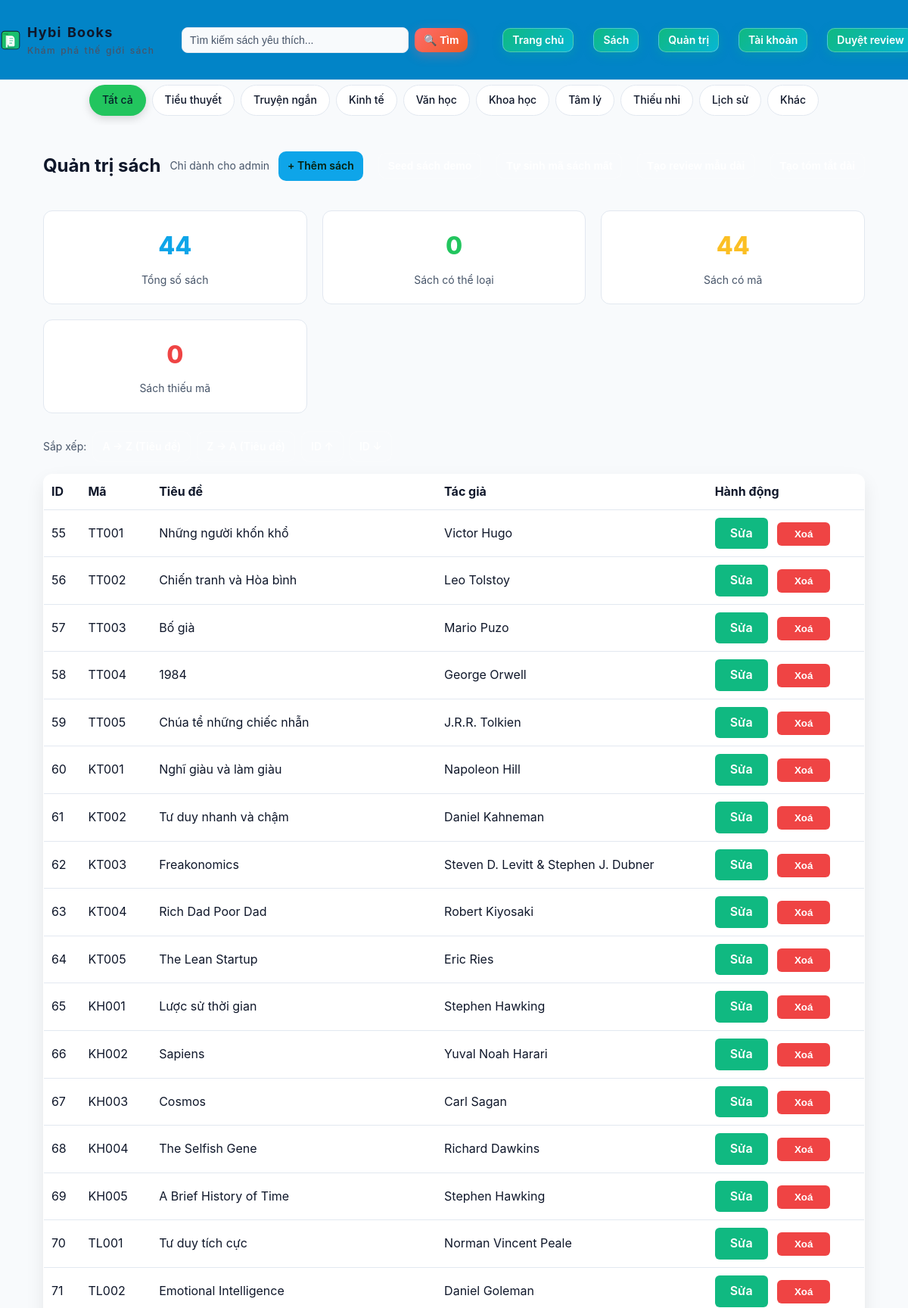
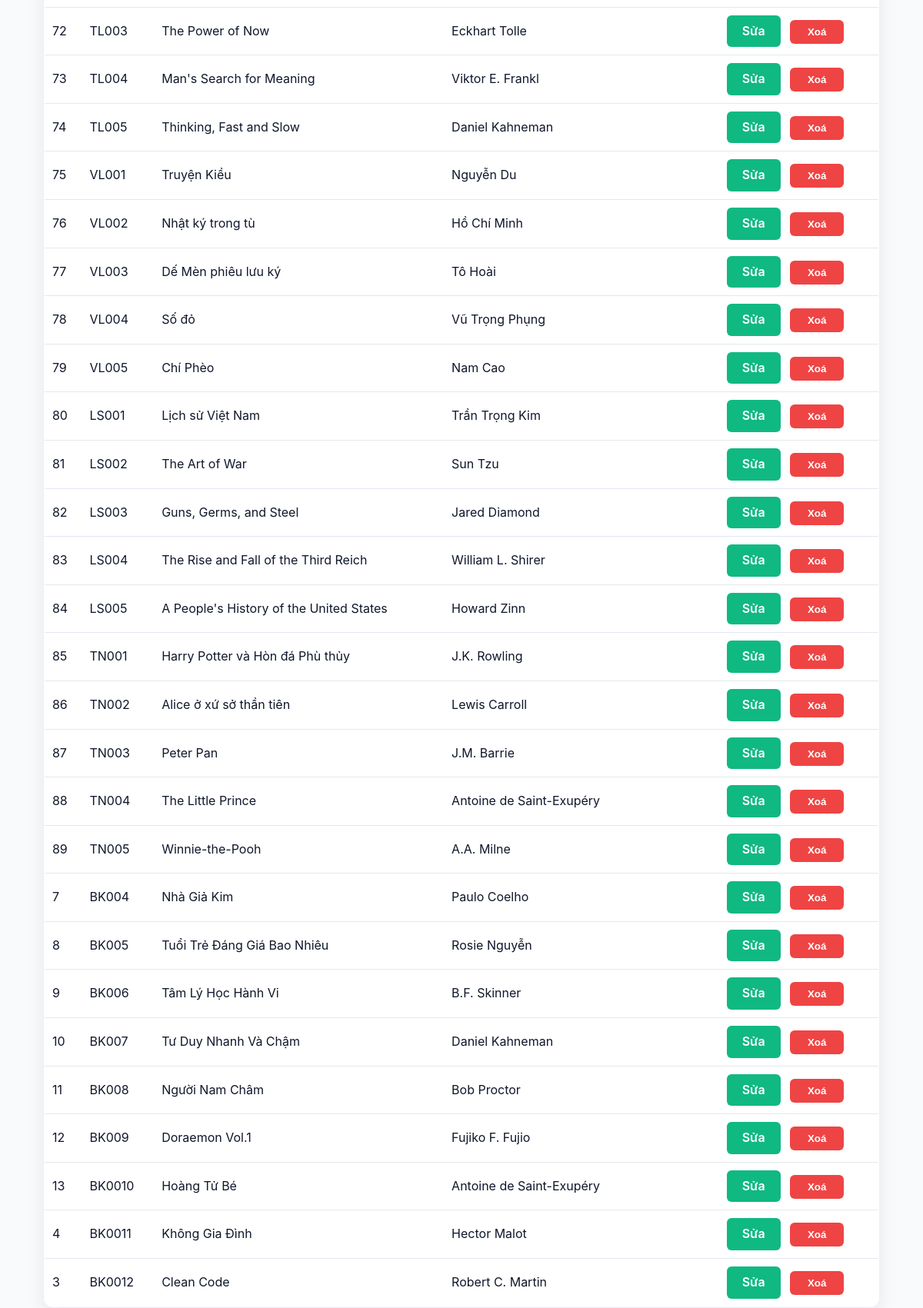
Screenshot of /admin/books (signed in, upper part) with the database file from the repository (2 pictures, top to bottom).
### tables this page shows
CREATE TABLE books (
    id INTEGER PRIMARY KEY AUTOINCREMENT,
    title TEXT NOT NULL,
    author TEXT NOT NULL,
    cover_url TEXT,
    description TEXT,
    created_at DATETIME DEFAULT CURRENT_TIMESTAMP
, genre TEXT, publisher TEXT, num_pages INTEGER, book_code TEXT, category_id INTEGER REFERENCES categories(id));

### app.py (the view)
    @app.route("/admin/books")
    @admin_required
    def admin_books():
        db = get_db()
        sort = (request.args.get("sort") or "").strip()
        if sort == "title_asc":
            order_sql = " ORDER BY title COLLATE NOCASE ASC"
        elif sort == "title_desc":
            order_sql = " ORDER BY title COLLATE NOCASE DESC"
        elif sort == "id_asc":
            order_sql = " ORDER BY id ASC"
        elif sort == "id_desc":
            order_sql = " ORDER BY id DESC"
        else:
            order_sql = " ORDER BY created_at DESC"
        books = db.execute(
            "SELECT id, title, author, cover_url, description, book_code FROM books" + order_sql
        ).fetchall()
        return render_template("admin_books.html", books=books)

### templates/admin_books.html (shortened to what this page needs)
{% extends 'base.html' %}
{% block content %}
<div class="admin-header">
  <h2>Quản trị sách</h2>
  <p class="muted">Chỉ dành cho admin</p>
    <a class="btn" href="{{ url_for('admin_books_new') }}">+ Thêm sách</a>
    <form method="post" action="{{ url_for('admin_seed_demo') }}" onsubmit="return confirm('Thêm sách demo?')" style="display:inline-block;margin-left:8px">
      <button class="btn secondary" type="submit">Seed sách demo</button>
    </form>
    <form method="post" action="{{ url_for('admin_fix_book_codes') }}" onsubmit="return confirm('Tự sinh mã sách mất?')" style="display:inline-block;margin-left:8px">
      <button class="btn secondary" type="submit">Tự sinh mã sách mất</button>
    </form>
  <form method="post" action="{{ url_for('admin_generate_long_reviews') }}" onsubmit="return confirm('Tạo review mẫu dài cho các sách chưa có review?')" style="display:inline-block;margin-left:8px">
    <button class="btn secondary" type="submit">Tạo review mẫu dài</button>
  </form>
  <form method="post" action="{{ url_for('admin_generate_long_summaries') }}" onsubmit="return confirm('Tạo/cập nhật tóm tắt dài cho các sách mô tả ngắn?')" style="display:inline-block;margin-left:8px">
    <button class="btn secondary" type="submit">Tạo tóm tắt dài</button>
  </form>
</div>
<div class="admin-stats" style="display: grid; grid-template-columns: repeat(auto-fit, minmax(280px, 1fr)); gap: 20px; margin: 24px 0;">
  <div class="stat-card" style="background: var(--panel); border: 1px solid var(--border); border-radius: 12px; padding: 20px; text-align: center;">
    <div style="font-size: 32px; font-weight: 800; color: var(--primary); margin-bottom: 8px;">{{ books|length }}</div>
    <div style="color: var(--muted); font-size: 14px;">Tổng số sách</div>
  </div>
  <div class="stat-card" style="background: var(--panel); border: 1px solid var(--border); border-radius: 12px; padding: 20px; text-align: center;">
    <div style="font-size: 32px; font-weight: 800; color: var(--accent); margin-bottom: 8px;">{{ books|selectattr('genre')|list|length }}</div>
    <div style="color: var(--muted); font-size: 14px;">Sách có thể loại</div>
  </div>
  <div class="stat-card" style="background: var(--panel); border: 1px solid var(--border); border-radius: 12px; padding: 20px; text-align: center;">
    <div style="font-size: 32px; font-weight: 800; color: #fbbf24; margin-bottom: 8px;">{{ books|selectattr('book_code')|list|length }}</div>
    <div style="color: var(--muted); font-size: 14px;">Sách có mã</div>
  </div>
  <div class="stat-card" style="background: var(--panel); border: 1px solid var(--border); border-radius: 12px; padding: 20px; text-align: center;">
    <div style="font-size: 32px; font-weight: 800; color: #ef4444; margin-bottom: 8px;">{{ books|rejectattr('book_code')|list|length }}</div>
    <div style="color: var(--muted); font-size: 14px;">Sách thiếu mã</div>
  </div>
</div>
<div style="margin:8px 0;display:flex;gap:8px;align-items:center">
  <span class="muted">Sắp xếp:</span>
  <a class="btn secondary" href="{{ url_for('admin_books', sort='title_asc') }}">A → Z (Tiêu đề)</a>
  <a class="btn secondary" href="{{ url_for('admin_books', sort='title_desc') }}">Z → A (Tiêu đề)</a>
  <a class="btn secondary" href="{{ url_for('admin_books', sort='id_asc') }}">ID ↑</a>
  <a class="btn secondary" href="{{ url_for('admin_books', sort='id_desc') }}">ID ↓</a>
</div>
<table class="table">
  <thead>
    <tr>
      <th>ID</th><th>Mã</th><th>Tiêu đề</th><th>Tác giả</th><th>Hành động</th>
    </tr>
  </thead>
  <tbody>
    {% for b in books %}
    <tr>
      <td>{{ b.id }}</td>
      <td>{{ b.book_code or '-' }}</td>
      <td>{{ b.title }}</td>
      <td>{{ b.author }}</td>
      <td>
        <a href="{{ url_for('admin_books_edit', book_id=b.id) }}" style="background: #10b981; color: white; padding: 8px 16px; border-radius: 6px; text-decoration: none; font-weight: 600; margin-right: 8px; display: inline-block; width: 70px; text-align: center; box-sizing: border-box;">Sửa</a>
        <form method="post" action="{{ url_for('admin_books_delete', book_id=b.id) }}" onsubmit="return confirm('Xoá sách này?')" style="display:inline-block;">
          <button type="submit" style="background: #ef4444; color: white; padding: 8px 16px; border-radius: 6px; border: none; font-weight: 600; cursor: pointer; width: 70px; text-align: center; box-sizing: border-box;">Xoá</button>
        </form>
      </td>
    </tr>
    {% endfor %}
  </tbody>
</table>
{% endblock %}

### rows the page displays
books: id "55", book_code "TT001", title "Những người khốn khổ", author "Victor Hugo"
books: id "56", book_code "TT002", title "Chiến tranh và Hòa bình", author "Leo Tolstoy"
books: id "57", book_code "TT003", title "Bố già", author "Mario Puzo"
books: id "58", book_code "TT004", title "1984", author "George Orwell"
books: id "59", book_code "TT005", title "Chúa tể những chiếc nhẫn", author "J.R.R. Tolkien"
books: id "60", book_code "KT001", title "Nghĩ giàu và làm giàu", author "Napoleon Hill"
books: id "61", book_code "KT002", title "Tư duy nhanh và chậm", author "Daniel Kahneman"
books: id "62", book_code "KT003", title "Freakonomics", author "Steven D. Levitt & Stephen J. Dubner"
books: id "63", book_code "KT004", title "Rich Dad Poor Dad", author "Robert Kiyosaki"
books: id "64", book_code "KT005", title "The Lean Startup", author "Eric Ries"
books: id "65", book_code "KH001", title "Lược sử thời gian", author "Stephen Hawking"
books: id "66", book_code "KH002", title "Sapiens", author "Yuval Noah Harari"
books: id "67", book_code "KH003", title "Cosmos", author "Carl Sagan"
books: id "68", book_code "KH004", title "The Selfish Gene", author "Richard Dawkins"
books: id "69", book_code "KH005", title "A Brief History of Time", author "Stephen Hawking"
books: id "70", book_code "TL001", title "Tư duy tích cực", author "Norman Vincent Peale"
books: id "71", book_code "TL002", title "Emotional Intelligence", author "Daniel Goleman"
books: id "72", book_code "TL003", title "The Power of Now", author "Eckhart Tolle"
books: id "73", book_code "TL004", title "Man's Search for Meaning", author "Viktor E. Frankl"
books: id "74", book_code "TL005", title "Thinking, Fast and Slow", author "Daniel Kahneman"
books: id "75", book_code "VL001", title "Truyện Kiều", author "Nguyễn Du"
books: id "76", book_code "VL002", title "Nhật ký trong tù", author "Hồ Chí Minh"
books: id "77", book_code "VL003", title "Dế Mèn phiêu lưu ký", author "Tô Hoài"
books: id "78", book_code "VL004", title "Số đỏ", author "Vũ Trọng Phụng"
books: id "79", book_code "VL005", title "Chí Phèo", author "Nam Cao"
books: id "80", book_code "LS001", title "Lịch sử Việt Nam", author "Trần Trọng Kim"
books: id "81", book_code "LS002", title "The Art of War", author "Sun Tzu"
books: id "82", book_code "LS003", title "Guns, Germs, and Steel", author "Jared Diamond"
books: id "83", book_code "LS004", title "The Rise and Fall of the Third Reich", author "William L. Shirer"
books: id "84", book_code "LS005", title "A People's History of the United States", author "Howard Zinn"
books: id "85", book_code "TN001", title "Harry Potter và Hòn đá Phù thủy", author "J.K. Rowling"
books: id "86", book_code "TN002", title "Alice ở xứ sở thần tiên", author "Lewis Carroll"
books: id "87", book_code "TN003", title "Peter Pan", author "J.M. Barrie"
books: id "88", book_code "TN004", title "The Little Prince", author "Antoine de Saint-Exupéry"
books: id "89", book_code "TN005", title "Winnie-the-Pooh", author "A.A. Milne"
books: id "7", book_code "BK004", title "Nhà Giả Kim", author "Paulo Coelho"
books: id "8", book_code "BK005", title "Tuổi Trẻ Đáng Giá Bao Nhiêu", author "Rosie Nguyễn"
books: id "9", book_code "BK006", title "Tâm Lý Học Hành Vi", author "B.F. Skinner"
books: id "10", book_code "BK007", title "Tư Duy Nhanh Và Chậm", author "Daniel Kahneman"
books: id "11", book_code "BK008", title "Người Nam Châm", author "Bob Proctor"
books: id "12", book_code "BK009", title "Doraemon Vol.1", author "Fujiko F. Fujio"
books: id "13", book_code "BK0010", title "Hoàng Tử Bé", author "Antoine de Saint-Exupéry"
books: id "4", book_code "BK0011", title "Không Gia Đình", author "Hector Malot"
books: id "3", book_code "BK0012", title "Clean Code", author "Robert C. Martin"

### other values shown
{{ books|length }} "44"
{{ books|selectattr('genre')|list|length }} "0"
{{ books|selectattr('book_code')|list|length }} "44"
{{ books|rejectattr('book_code')|list|length }} "0"
